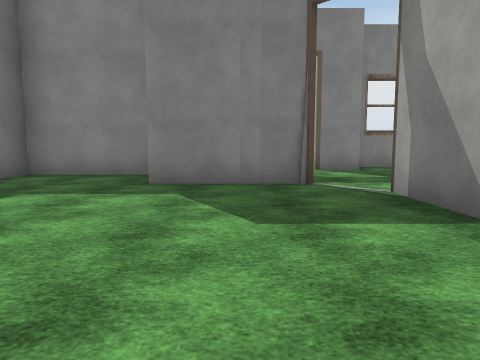
[1] (above)

24 first-person views from a walk through a 3-D level made in the Unity game engine. The camera is 1.3 m above the floor, tilts 6° down and sees 70° across. Doors are open. The floor is counted in squares, 2 m on a side. Each view is taken from the middle of a square. On the plan, view 1 faces up. The plan holds only what a view shows up to about 10 squares ahead; the rest is blank. The place goes on beyond the plan. The player character is not drawn. Surface patterns are stand-ins for the level's own textures.

[2]
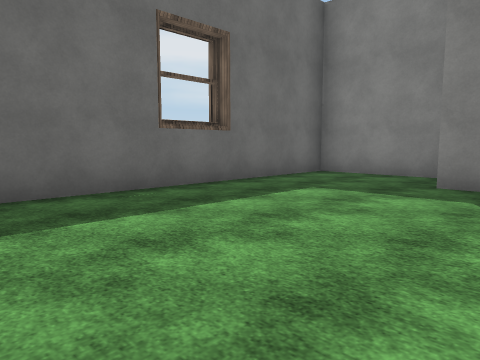

[3]
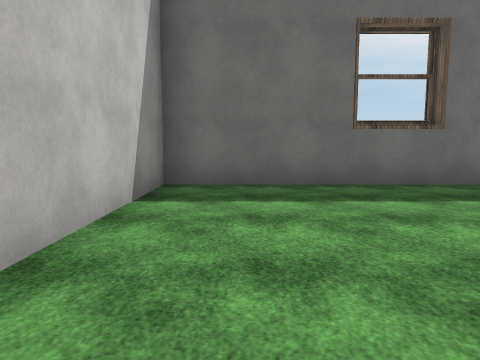

[4]
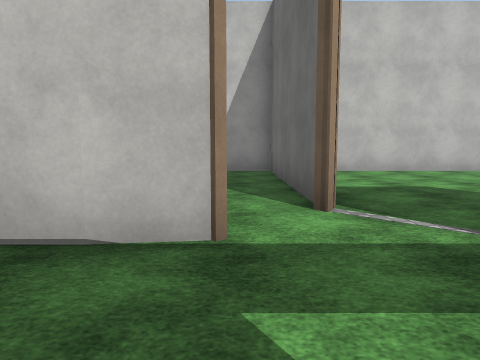

[5]
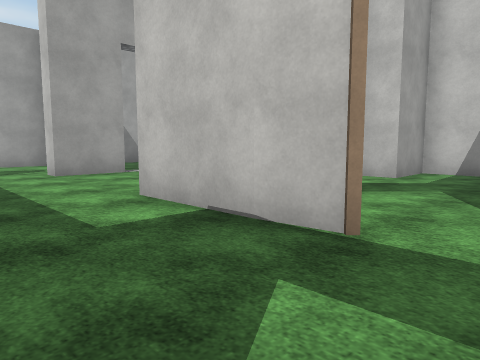

[6]
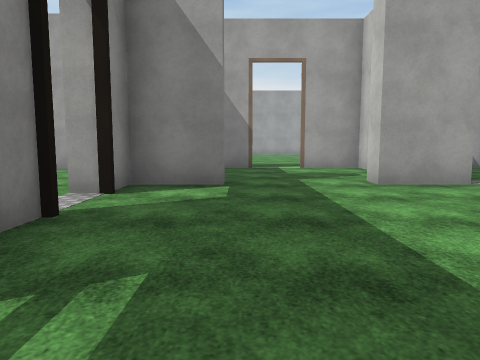

[7]
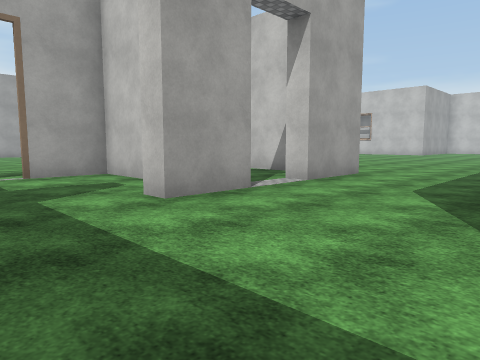

[8]
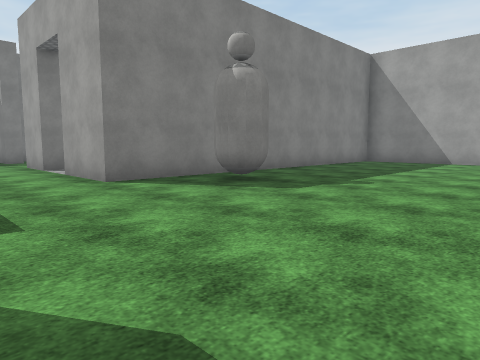

[9]
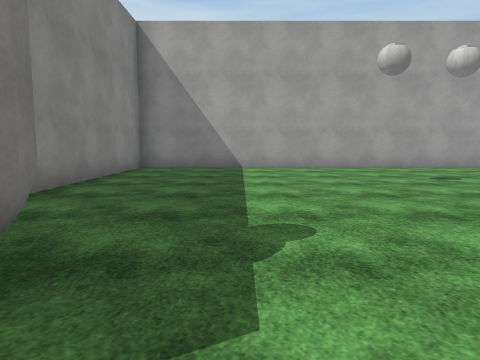

[10]
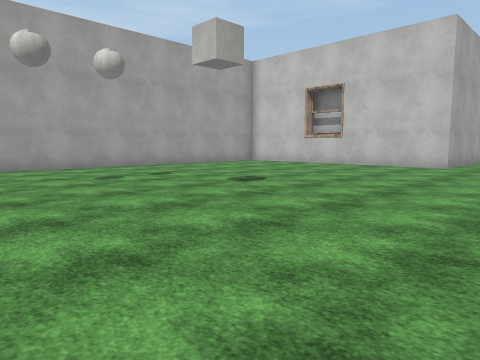

[11]
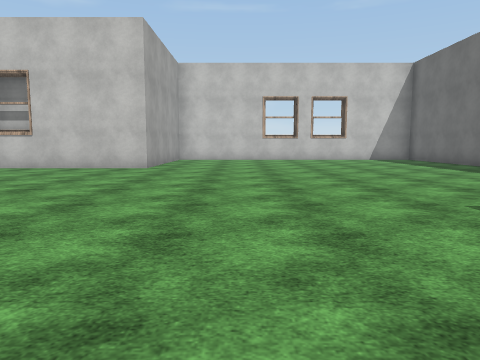

[12]
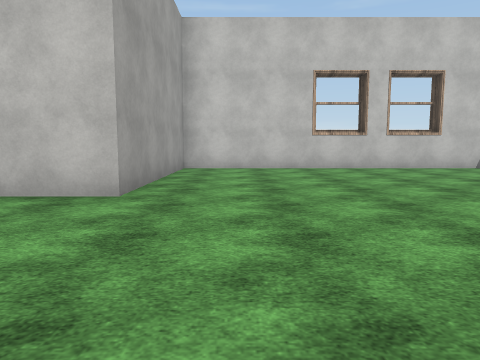

[13]
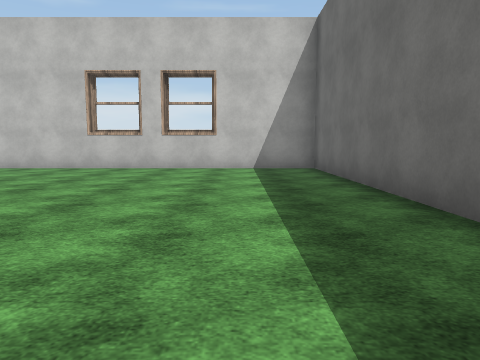

[14]
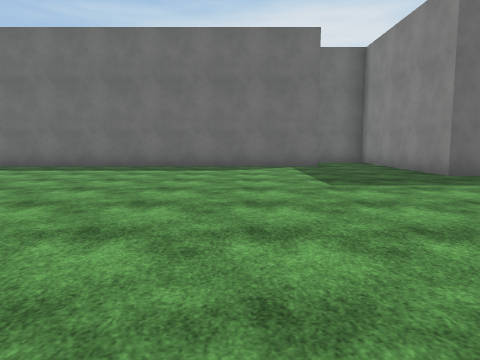

[15]
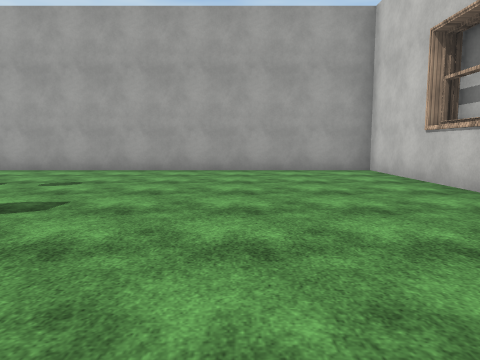

[16]
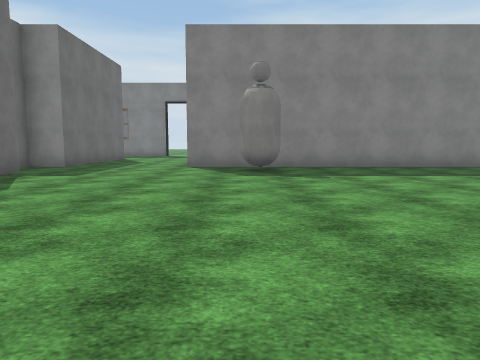

[17]
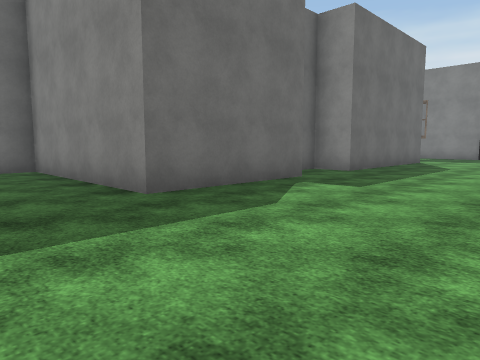

[18]
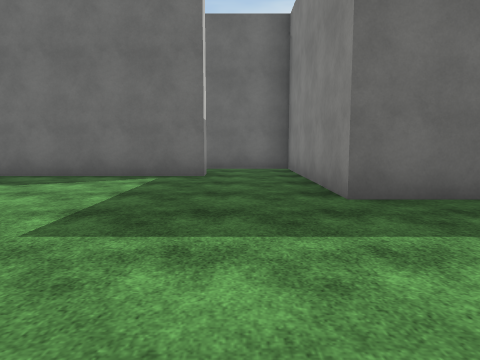

[19]
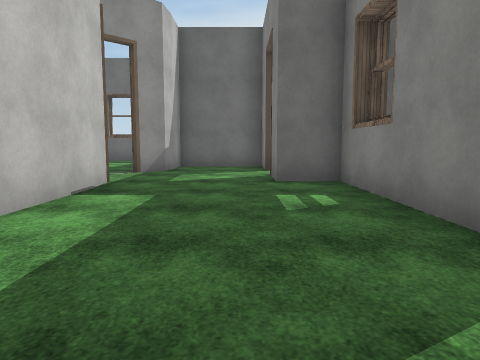

[20]
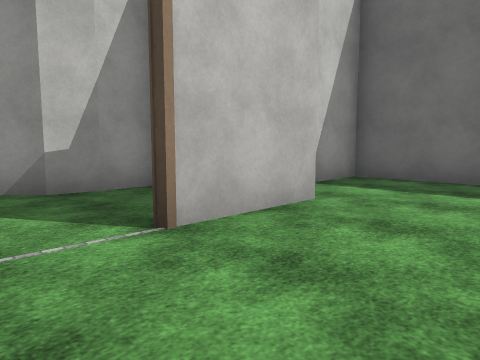

[21]
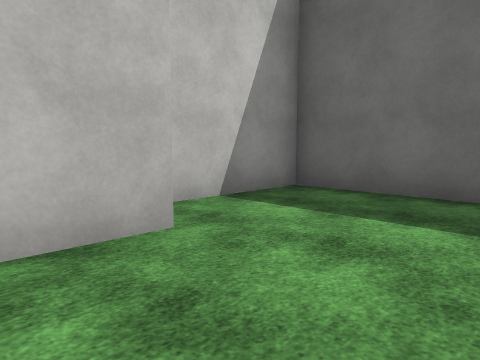

[22]
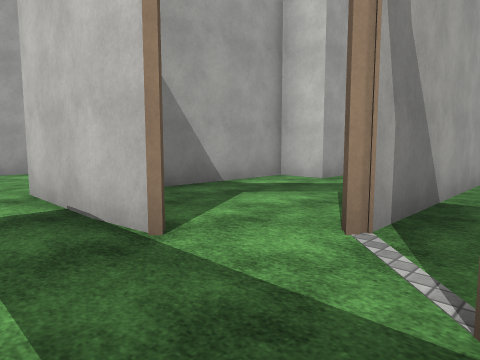

[23]
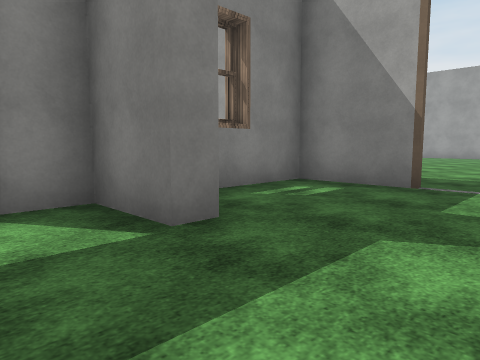

[24]
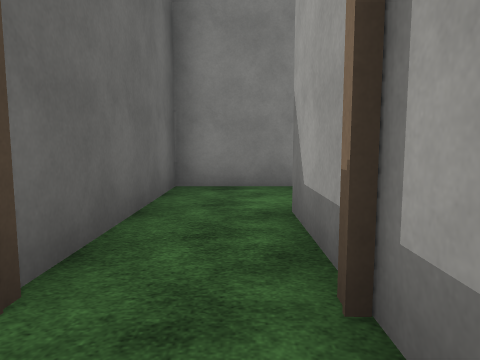

### Floor plan
Key: @ floor where view 1 was taken; # wall or solid block; . floor; D open door; C capsule.
Columns run from 5 left of view 1 to 20 right of it. Each row starts with its distance up from view 1.
 11   ......      ..
 10 #.......####DD#####
  9 #...##DD#......#..##  ...
  8 #...#..............#.....
  7 #####.............D...
  6 #...###.####.......#..
  5 #.....DDD..#...#...#
  4 #......#...#...#####
  3 #......#...#......
  2 #......#...#...#...#
  1 #......#..##...###########
  0 #....@.#..#......C.......#
 -1 ###########.....CC.......#
 -2           ##.............#
 -3            #.............#
 -4            #.............#
 -5       ######.............#
 -6       #..................#
 -7       #.#................#
 -8       #.#................#
 -9       DD#................#
-10        .#................#
-11         #................#
-12         #................#
-13         #................#
-14         #.........########
-15         #.........#
-16         #.........#
-17         #.........#
-18         #########.#

Positions as (right, up) in squares from view 1, and headings:
1: (0, 0), facing up
2: (0, 0), facing up-left
3: (1, 1), facing left
4: (3, 8), facing down
5: (2, 8), facing down-right
6: (4, 8), facing right
7: (6, 8), facing down-right
8: (7, -5), facing up-right
9: (10, -2), facing right
10: (10, -3), facing down-right
11: (10, -4), facing down
12: (11, -9), facing down
13: (5, -9), facing down
14: (13, -9), facing left
15: (11, -10), facing right
16: (11, -9), facing up
17: (10, -7), facing up-left
18: (10, -6), facing left
19: (9, 8), facing left
20: (2, 11), facing down-left
21: (0, 11), facing down-left
22: (1, 7), facing down-right
23: (8, 6), facing up-right
24: (2, -10), facing up
